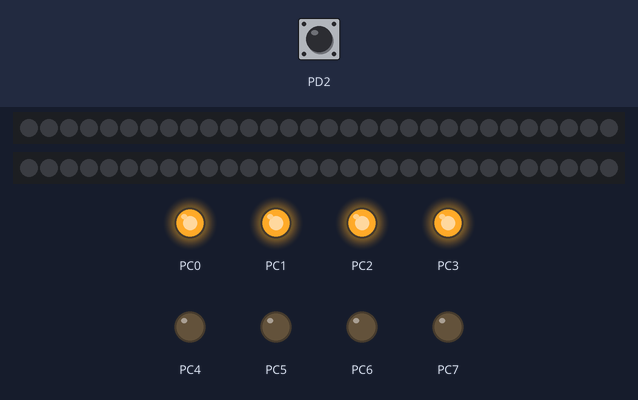
The program below on a simulated ATmega8, built with avr-gcc and emulated at 16 MHz. Parts: 2 × 30 RGB LEDs in strip order, left to right, output pins drawn as LEDs (lit = HIGH). Wiring (inferred from the names in the program): 2 × WS2812 LEDs: data PB0 / data PB1. The inputs (shaded band) are chosen by the test bench; at power-on: PD2 HIGH. Pins used as bus, display or sensor lines are not drawn.

Above: at 2.6 s.
2.7 s: PD2 pulled LOW for 0.15 s
At 3.1 s:
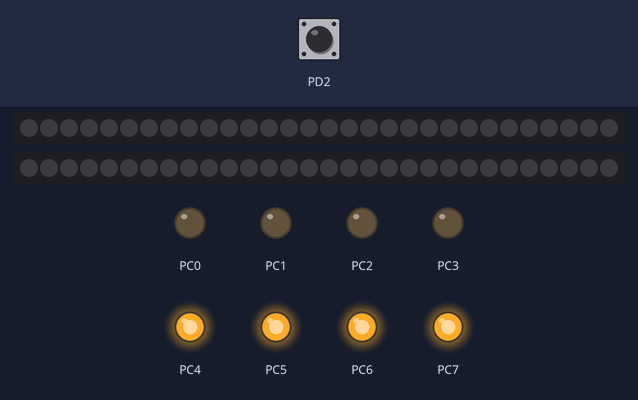
4.3 s: PD2 pulled LOW for 1 s
At 5.5 s:
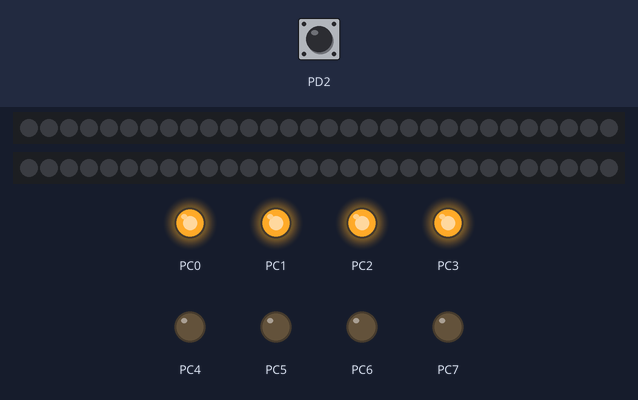
6.8 s: PD2 pulled LOW for 3.2 s
At 7.4 s:
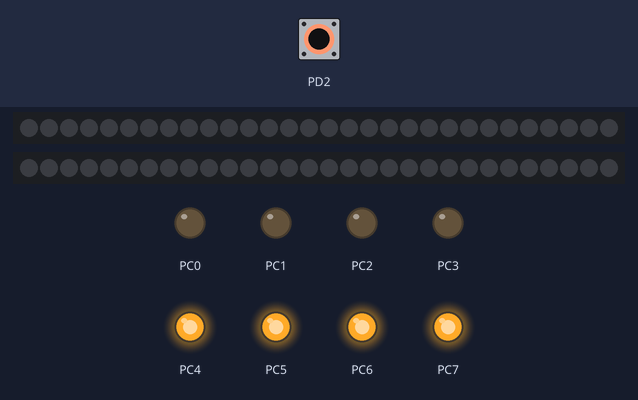
Timing chart, 0 to 9.8 s (numbered marks = the images above; inputs shaded):
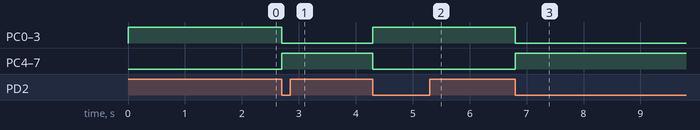

Measured:
- after the input at 2.7 s, PC0–3: HIGH → LOW at once; PC4–7: LOW → HIGH at once
- after the input at 4.3 s, PC0–3: LOW → HIGH at once; PC4–7: HIGH → LOW at once
- after the input at 6.8 s, PC0–3: HIGH → LOW at once; PC4–7: LOW → HIGH at once

The program:

main.c
```c
#include <avr/io.h>
#include <util/delay.h>
#include <avr/interrupt.h>

#include "ws281x.h"
#include "eeprom_spi.h"

#define ROWS_CNT 120
#define FINAL_ADDRESS ROWS_CNT*128
#define START_ADDRESS 0
#define SNAKE_SIZE 3
#define SNAKE_INTERVAL 3
#define DELAY_WATCH_US 3

#define SWITCH_INTERVAL_MIN  180 //w us  //180 IDEALNIE PRZY KODZIE Z 27.08.15

volatile unsigned int read_status=0;
#define READ_WAIT 0 //sprawdzenie
#define READ_READY 1 //w gotowosci

volatile unsigned int address=0; //adres wyswietlany
volatile unsigned int address2=128*60;
volatile unsigned int write_address=0; //adres wczytywyany USART
volatile unsigned char temp_read_data=0; //wartosc wczytana USART
volatile unsigned int temp_data_counter=0;

volatile unsigned int us_interval_time=SWITCH_INTERVAL_MIN; //czas pomiedzy ledami ,
										// niweluje wplyw zmiany predkosci
rgb tled[WS_LED_CNT];
rgb tled2[WS_LED_CNT];
uint8_t* wsk_tled= (uint8_t*)tled;

void rainbow(int led_cnt,int interval, int snake_size, int start_address);
void save_eeprom(int address, uint8_t led_cnt, rgb *tled);
void load_eeprom(int address, uint8_t led_cnt, rgb *tled);

void USARTInit(uint16_t ubrr_value)
{
   //Set Baud rate

   UBRRL = ubrr_value;
   UBRRH = (ubrr_value>>8);

   /*Set Frame Format
   >> Asynchronous mode
   >> No Parity
   >> 1 StopBit
   >> char size 8*/

   UCSRC=(1<<URSEL)|(3<<UCSZ0);
   //Enable The receiver and transmitter


   UCSRB |= (1 << RXCIE);

   UCSRB |=(1<<RXEN)|(1<<TXEN);
}

char USARTReadChar()
{

   //Wait untill a data is available
   while(!(UCSRA & (1<<RXC)))
   {

      //Do nothing
   }

   //Now USART has got data from host
   //and is available is buffer
   return UDR;
}

void USARTWriteChar(char data)
{
   //Wait untill the transmitter is ready

   while(!(UCSRA & (1<<UDRE)))
   {
      //Do nothing
   }


   //Now write the data to USART buffer

   UDR=data;
}

void ext_interrupt_init()
{
		MCUCR|=(1<<ISC01);
		GICR |= (1 << INT0);

		DDRD &= ~(1<<PD2);
		PORTD |= (1 << PORTD2);
}

ISR (INT0_vect)
{
	//zwieksz lub zmniejsz przerwy jesli zle kolko wyszlo
	if(address<FINAL_ADDRESS && us_interval_time>5)
		{
		if(ROWS_CNT*128-address<5*128+1) us_interval_time-=5;
		else if(us_interval_time>30) us_interval_time-=30;
		//us_interval_time*=(float)(address/FINAL_ADDRESS);
		}
	else if(address>FINAL_ADDRESS)
		{
		if(address-ROWS_CNT*128<5*128+1) us_interval_time+=10; //tu bardziej
		else us_interval_time+=30;
		//us_interval_time*=(float)(address/FINAL_ADDRESS);

		}

    address=START_ADDRESS;
    address2=START_ADDRESS+FINAL_ADDRESS/2;
    PORTC^=255;
}

ISR(USART_RXC_vect)
{
	temp_read_data=USARTReadChar();


	if(read_status==READ_WAIT)//znak poczatku
	{
		if(temp_read_data==255)
		{
			read_status=READ_READY;
			write_address=0;
			wsk_tled= (uint8_t*)tled;
			temp_data_counter=0;

		}
	}
		else if(read_status==READ_READY) //wczytaj wszystko
	{

			PORTC^=255;
		*wsk_tled=temp_read_data;
		wsk_tled++;
		temp_data_counter++;


		if(temp_data_counter==WS_LED_CNT*3) //wczytano caly rzad
		{
		save_eeprom(write_address,WS_LED_CNT, tled);

		wsk_tled= (uint8_t*)tled;
		temp_data_counter=0;
		write_address+=128; // zapisane 2 strony = 2*64
		USARTWriteChar(255); //zwrotne

		if(write_address==FINAL_ADDRESS)//wczytano ostatni rzad
		{

			int i=0;

			/*for(i=0;i<WS_LED_CNT;i++)
			{
				tled[i].g=0;
				tled[i].r=0;
				tled[i].b=0;
			}*/
			for(i=0;i<30;i++)
			{
			save_eeprom(write_address,WS_LED_CNT,tled);
			write_address+=128;//30  razy ostatni pusty rzad dla bezpieczenstwa
			//w sumie 30 rzedow
			}

			read_status=READ_WAIT;

		}

	}

	}

}

int main()
{

	DDRC |=0xff;
	PORTC=15;
	_delay_ms(1000);

sei();
SPI_MasterInit();
ext_interrupt_init();
USARTInit(416);

CLR_CS;
SPI_MasterTransmit(EEPROM_WRITE_ENABLE);
SET_CS;

_delay_ms(1000);

uint8_t row=0;
//int i=0;

address=0;
//int i=0;
/*for(row=0;row<ROWS_CNT;row++)//tymczasowe
{
	if(row<=40)
		{
		for(i=0;i<WS_LED_CNT;i++)
		{
		tled[i].r=125;
		tled[i].g=0;
		tled[i].b=0;

		}
		}
	else if(40<row && row<80)
	{
	for(i=0;i<WS_LED_CNT;i++)
	{
	tled[i].r=0;
	tled[i].g=0;
	tled[i].b=125;
	}
	}
	else
	{
	for(i=0;i<WS_LED_CNT;i++)
		{
		tled[i].r=0;
		tled[i].g=125;
		tled[i].b=0;

		}
	}
	save_eeprom(address,WS_LED_CNT);
	address+=64;
	_delay_ms(20);
}*/

//rainbow(WS_LED_CNT,SNAKE_INTERVAL,SNAKE_SIZE,START_ADDRESS); // tworzy tecze , zapisuje ja od adresu w eeprom
            												// co rzad zmienia strone (64 bytes)
															//rzedow tyle co ledow
															//ledow maks 21
															//interval>size zeby bylo widac ruch


address=START_ADDRESS;
address=START_ADDRESS+FINAL_ADDRESS/2;

int j=0;
	while(1)
	{

	    if(address<(FINAL_ADDRESS+128*30))
			    	{
		//address=START_ADDRESS; //niech przerwanie zeruje
		for(row=0;row<ROWS_CNT/*-ROWS_CNT%SNAKE_INTERVAL*/;row++)
				{
				load_eeprom(address,WS_LED_CNT, tled);//pierwsze ledy

				ws281x_asm_send(tled,WS_LED_CNT,WS_PIN);


				if(address2>FINAL_ADDRESS) address2=address2-FINAL_ADDRESS;
				load_eeprom(address2,WS_LED_CNT, tled);

				ws281x_asm_send(tled,WS_LED_CNT,WS_PIN2);

				address+=128;//ogolny adres odniesienia podstawowy
				address2+=128;
				for(j=0;j<us_interval_time;j++)//zmienny delay_us
				{
				_delay_us(8);
				}

				}
			    	}


		}


	return 0;

}

void rainbow(int led_cnt,int interval, int snake_size, int start_address)
{

int j=0;
int k=0;
int row=0;
int address=start_address;

int coeff=240/led_cnt; //troche mniejszy wspolczynnik

for(row=0;row<led_cnt;row++) // jezdzaca tecza ustalam ile i co ile
{

for(j=0;j<led_cnt+snake_size;j++)
{

	if((j-(row%interval))%interval==0) //row==j narastajaca tecza //liczba oznacza %ile wedrujo
		{
		if(j<led_cnt/2) // tecza
	{
			if(j<led_cnt)
			{
		tled[j].b=0;
		tled[j].g=2*j*coeff;
		tled[j].r=255-j*2*coeff;
			}

			if(j>snake_size)
			{
			for(k=j-snake_size;k<j;k++)
			{
				if(k>=0)
				{
				tled[k].b=0;
				tled[k].g=2*k*coeff;
				tled[k].r=255-k*2*coeff;
				}

			}
			}
			else
			{
				for(k=0;k<j;k++)
						{

							tled[k].b=0;
							tled[k].g=k*2*coeff;
							tled[k].r=255-k*2*coeff;
						}
			}
	}
	else
	{
		if(j<led_cnt)
					{
				tled[j].r=0;
				tled[j].b=coeff*(j-led_cnt/2);
				tled[j].g=255-j*coeff;
					}
							for(k=j-snake_size;k<j;k++)
							{

								if(k>=0 && k<led_cnt/2)
								{
									tled[k].b=0;
									tled[k].g=k*2*coeff;
									tled[k].r=255-k*2*coeff;
								}
								else if (k>=0 && k>=led_cnt/2)
								{

												tled[k].r=0;
												tled[k].b=coeff*(k-led_cnt/2);
												tled[k].g=(coeff*led_cnt)-k*coeff;
								}

							}


	}
		}
	else // dolaczyc do row==j i bedzie jeden element wedrujacy
	{
		if(j<led_cnt)
					{
			tled[j].b=0;
			tled[j].g=0;
			tled[j].r=0;
					}
	}

}

		save_eeprom(address,led_cnt,tled);
		address+=64;
}

}

void save_eeprom(int address, uint8_t led_cnt, rgb *tled)
{
	int i=0;
	CLR_CS;
	SPI_MasterTransmit(EEPROM_WRITE_ENABLE);
	SET_CS;

									CLR_CS;
									SPI_MasterTransmit(EEPROM_WRITE);
									SPI_MasterTransmit((uint8_t)(address>>8));
									SPI_MasterTransmit((uint8_t)address);
									for(i=0;i<led_cnt;i++)
									{
									SPI_MasterTransmit(tled[i].g);
									SPI_MasterTransmit(tled[i].r);
									SPI_MasterTransmit(tled[i].b);
									}
									SET_CS;
									_delay_ms(20);


}

void load_eeprom(int address, uint8_t led_cnt, rgb *tled)
{

	int i=0;

									CLR_CS;
									SPI_MasterTransmit(EEPROM_READ);
									SPI_MasterTransmit((uint8_t)(address>>8));
									SPI_MasterTransmit((uint8_t)address);

									for(i=0;i<led_cnt;i++)
									{
										tled[i].g=SPI_MasterTransmit(0);
										tled[i].r=SPI_MasterTransmit(0);
										tled[i].b=SPI_MasterTransmit(0);
									}

									SET_CS;


}
```

eeprom_spi.h
```c
#include <avr/io.h>
#include <util/delay.h>
#include <avr/interrupt.h>

#define SET_CS PORTB|=(1<<PB2)
#define CLR_CS PORTB&=~(1<<PB2)

#define EEPROM_WRITE_ENABLE 6
#define EEPROM_WRITE_DISABLE 4
#define EEPROM_READ 3
#define EEPROM_WRITE 2


void SPI_MasterInit(void)
{
DDRB |=(1<<PB2);
DDRB |= (1<<PB3)|(1<<PB5);
SPCR = (1<<SPE)|(1<<MSTR);
}

inline uint8_t SPI_MasterTransmit(uint8_t cData)
{
SPDR = cData;
while
(!(SPSR & (1<<SPIF)));
return SPDR;
}
```

ws281x.h
```c
/*
 * ws281x.h
 *
 *  Created on: 17 lip 2015
 *      Author: Michal
 */

#ifndef WS281X_H_
#define WS281X_H_

#define WS_PIN_NR PB0
#define WS_PIN (1<<WS_PIN_NR)
#define WS_PIN_NR2 PB1
#define WS_PIN2 (1<<WS_PIN_NR2)

#define WS_PORT PORTB
#define WS_DIR DDRB

#define WS_LED_CNT 30
typedef struct
{
   uint8_t g;
    uint8_t r;
    uint8_t b;
} rgb;


void ws281x_asm_send( void *data, uint16_t datlen, uint8_t pin )
{

	uint8_t databyte=0, cnt, pinLO=~pin;
	WS_DIR |= pin;
	datlen *= 3;


	asm volatile(
	"		lds		%[cnt],%[ws_port]	\n\t"
	"		or		%[pinHI],%[cnt]		\n\t"
	"		and		%[pinLO],%[cnt]		\n\t"
	"mPTL%=:subi	%A6,1				\n\t"
	"		sbci	%B6,0				\n\t"
	"		brcs	exit%=				\n\t"
	"		ld		%[databyte],X+		\n\t"
	"		ldi		%[cnt],8			\n\t"

	"oPTL%=:sts		%[ws_port],	%[pinHI]	\n\t"
			"		rjmp .+0				\n\t"

	"		lsl		%[databyte]			\n\t"
	"		brcs	.+2					\n\t"
	"		sts		%[ws_port],	%[pinLO]\n\t"
			"		rjmp .+0					\n\t"
			"		rjmp .+0				\n\t"

	"		dec		%[cnt]					\n\t"
	"		sts		%[ws_port],	%[pinLO]\n\t"
	"		breq	mPTL%=				\n\t"
			"		rjmp .+0					\n\t"

	"		rjmp	oPTL%=				\n\t"
	"exit%=:							\n\t"
	:	[cnt]"=&d" (cnt)
	:	[databyte]"r" (databyte), [ws_port]"M" (_SFR_MEM_ADDR(WS_PORT)),
	 	[pinHI]"r" (pin), [pinLO]"r" (pinLO), [data]"x" (data), [datlen]"r" (datlen)
	);
}


#endif /* WS281X_H_ */
```
